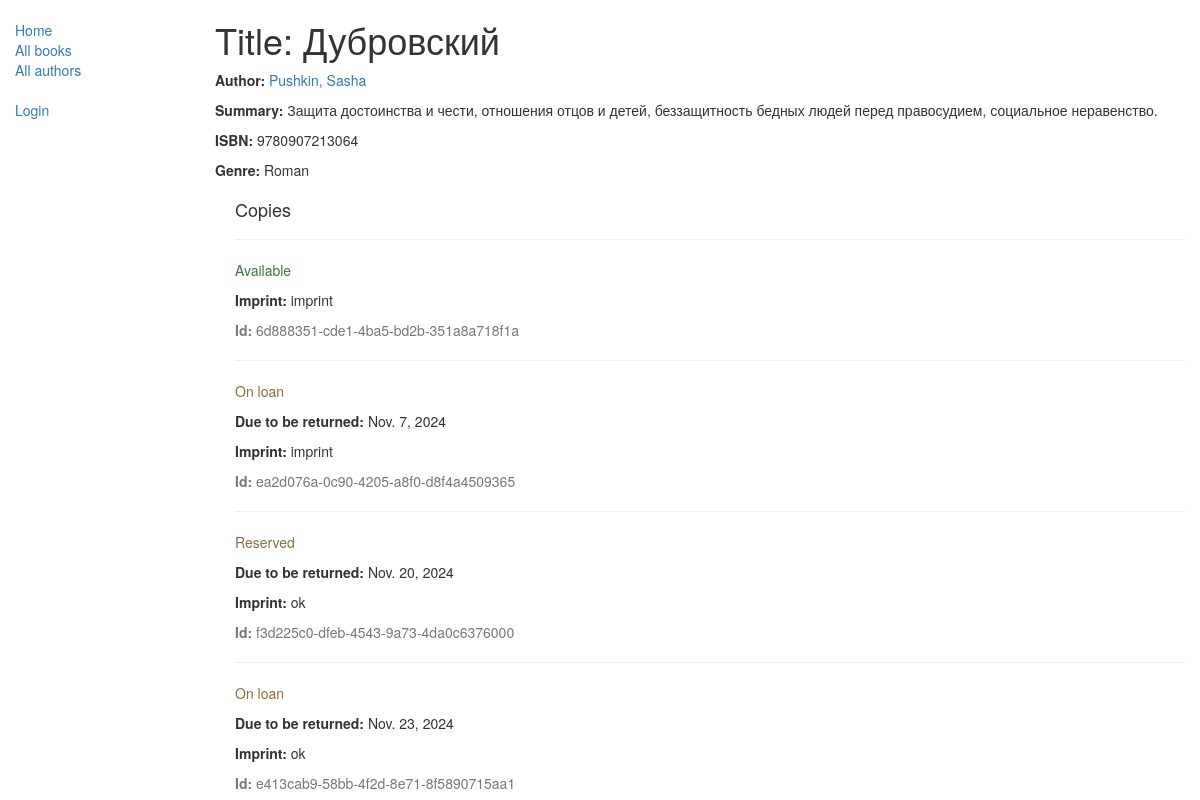
/catalog/book/4, run on an earlier commit of the app's database.
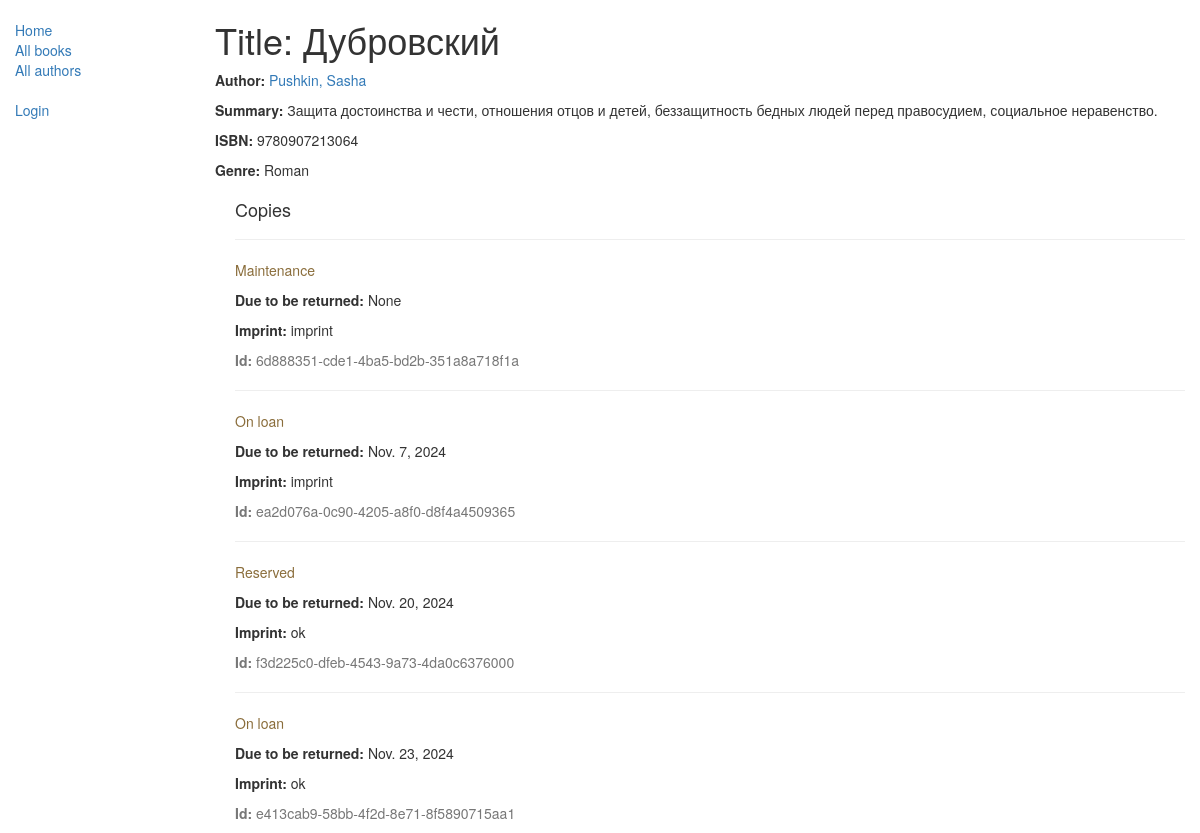
And on a later commit of the database.
### catalog/models.py (models this page shows, shortened)
class Book(models.Model):
    title = models.CharField(max_length=200)
    author = models.ForeignKey('Author', on_delete=models.SET_NULL, null=True)
    summary = models.TextField(max_length=1000, help_text="Enter a brief description of the book")
    isbn = models.CharField('ISBN',max_length=13, help_text='13 Character <a href="https://www.isbn-international.org/content/what-isbn">ISBN number</a>')
    genre = models.ManyToManyField(Genre, help_text="Select a genre for this book")
    def display_genre(self):
        """
        Creates a string for the Genre. This is required to display genre in Admin.
        """
        return ', '.join([ genre.name for genre in self.genre.all()[:3] ])
    display_genre.short_description = 'Genre'

class Author(models.Model):
    first_name = models.CharField(max_length=100)
    last_name = models.CharField(max_length=100)
    date_of_birth = models.DateField(null=True, blank=True)
    date_of_death = models.DateField('Died', null=True, blank=True)
    def __str__(self):
        return '%s, %s' % (self.last_name, self.first_name)
    class Meta:
        ordering = ['last_name']

class Genre(models.Model):
    name = models.CharField(max_length=200, help_text="Enter a book genre (e.g. Science Fiction, French Poetry etc.)")
    def __str__(self):
        return self.name

class BookInstance(models.Model):
    id = models.UUIDField(primary_key=True, default=uuid.uuid4, help_text="Unique ID for this particular book across whole library")
    book = models.ForeignKey('Book', on_delete=models.SET_NULL, null=True)
    imprint = models.CharField(max_length=200)
    due_back = models.DateField(null=True, blank=True)
    borrower = models.ForeignKey(User, on_delete=models.SET_NULL, null=True, blank=True)
    LOAN_STATUS = (
        ('m', 'Maintenance'),
        ('o', 'On loan'),
        ('a', 'Available'),
        ('r', 'Reserved'),
    )
    status = models.CharField(max_length=1, choices=LOAN_STATUS, blank=True, default='m', help_text='Book availability')
    class Meta:
        ordering = ["due_back"]
        permissions = (("can_mark_returned", "Set book as returned"),)

### catalog/views.py (the view)
# urls.py: path('book/<int:pk>', views.BookDetailView.as_view(), name='book-detail'),
class BookDetailView(generic.DetailView):
    model = Book

### catalog/templates/catalog/book_detail.html (shortened to what this page needs)
{% extends "base_generic.html" %}
{% block content %}
  <h1>Title: {{ book.title }}</h1>
  <p><strong>Author:</strong> <a href="{% url 'author-detail' book.author.pk %}">{{ book.author }}</a></p>
  <p><strong>Summary:</strong> {{ book.summary }}</p>
  <p><strong>ISBN:</strong> {{ book.isbn }}</p>
  <p><strong>Genre:</strong> {% for genre in book.genre.all %} {{ genre }}{% if not forloop.last %}, {% endif %}{% endfor %}</p>
  <div style="margin-left:20px;margin-top:20px">
    <h4>Copies</h4>
    {% for copy in book.bookinstance_set.all %}
    <hr>
    <p
      class="{% if copy.status == 'a' %}text-success{% elif copy.status == 'd' %}text-danger
      {% else %}text-warning{% endif %}"
    >
      {{ copy.get_status_display }}
    </p>
    {% if copy.status != 'a' %}<p><strong>Due to be returned:</strong> {{copy.due_back}}</p>{% endif %}
    <p><strong>Imprint:</strong> {{copy.imprint}}</p>
    <p class="text-muted"><strong>Id:</strong> {{copy.id}}</p>
    {% endfor %}
  </div>
{% endblock %}

### catalog/templates/base_generic.html (shortened to what this page needs)
<!doctype html>
<html lang="en">
  <head>
    <link
      rel="stylesheet"
      href="https://maxcdn.bootstrapcdn.com/bootstrap/3.3.7/css/bootstrap.min.css" />
    {% load static %}
    <link rel="stylesheet" href="{% static 'css/styles.css' %}" />
  </head>
  <body>
    <div class="container-fluid">
      <div class="row">
        <div class="col-sm-2">
          {% block sidebar %}
            <ul class="sidebar-nav">
              <li><a href="{% url 'index' %}">Home</a></li>
              <li><a href="{% url 'books' %}">All books</a></li>
              <li><a href="{% url 'authors' %}">All authors</a></li>
            </ul>
            <ul class="sidebar-nav">
              {% if user.is_authenticated %}
               <li>User: {{ user.get_username }}</li>
              <li><a href="{% url 'my-borrowed' %}">My Borrowed</a></li>
               <li>
                 <form id="logout-form" method="post" action="{% url 'logout' %}">
                   {% csrf_token %}
                   <button type="submit" class="btn btn-link">Logout</button>
                 </form>
               </li>
              {% else %}
               <li><a href="{% url 'login'%}?next={{request.path}}">Login</a></li>
             {% endif %}
            </ul>
          {% endblock %}
        </div>
        <div class="col-sm-10 ">
          {% block content %}{% endblock %}
        </div>
      </div>
    </div>
  </body>
</html>

### catalog/static/css/styles.css (style rules this page uses)
.sidebar-nav { margin-top: 20px; padding: 0; list-style: none; }

What changed in the data, as far as the page shows it:
changed BookInstance "6d888351-cde1-4ba5-bd2b-351a8a718f1a": status "Available" → "Maintenance"; due_back (not shown) → "None"
